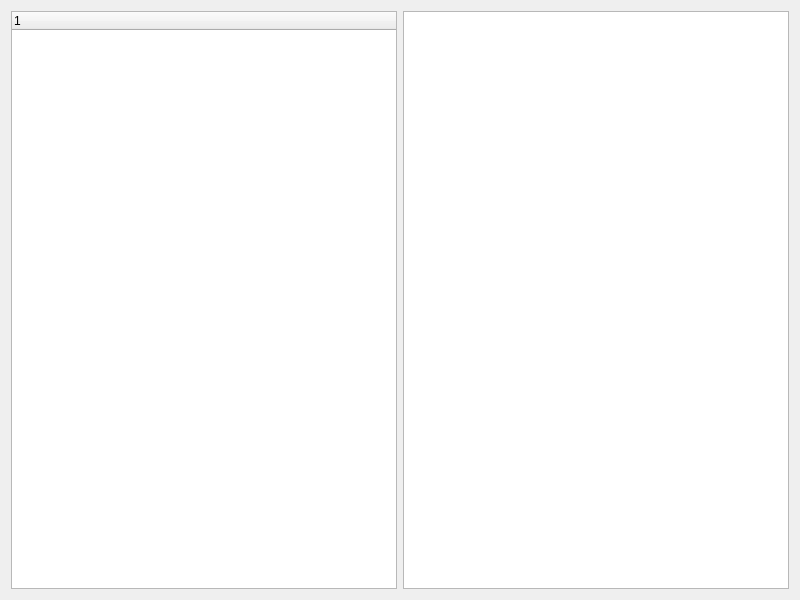
<?xml version="1.0" encoding="UTF-8"?>
<ui version="4.0">
 <class>Widget</class>
 <widget class="QWidget" name="Widget">
  <property name="geometry">
   <rect>
    <x>0</x>
    <y>0</y>
    <width>800</width>
    <height>600</height>
   </rect>
  </property>
  <property name="windowTitle">
   <string>Widget</string>
  </property>
  <layout class="QHBoxLayout" name="horizontalLayout">
   <item>
    <widget class="QTreeWidget" name="treeWidget">
     <column>
      <property name="text">
       <string notr="true">1</string>
      </property>
     </column>
    </widget>
   </item>
   <item>
    <widget class="QTableWidget" name="tableWidget"/>
   </item>
  </layout>
 </widget>
 <resources/>
 <connections/>
</ui>
